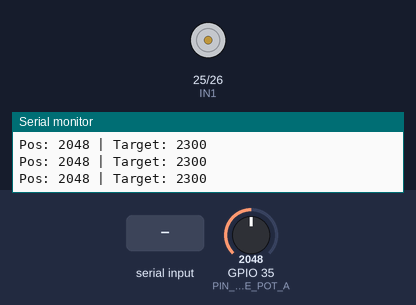
Recording of a sketch running on a simulated ESP32. Shown: motor-driver pin pairs drawn as motors (green arrow = first pin HIGH = forward, orange = second pin HIGH = backward, longer = more drive, scaled by the enable pin), the last lines printed to the serial monitor. The inputs (shaded band) are chosen by the test bench; at power-on: GPIO 35 (PIN_SLIDE_POT_A) = 2048.

Above: at 1.2 s.
1.3 s: "left\n" received over Serial
At 1.7 s:
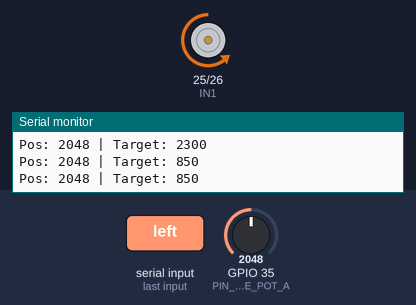
2.8 s: GPIO 35 (PIN_SLIDE_POT_A) set to 908
4.3 s: GPIO 35 (PIN_SLIDE_POT_A) set to 842
At 5.2 s:
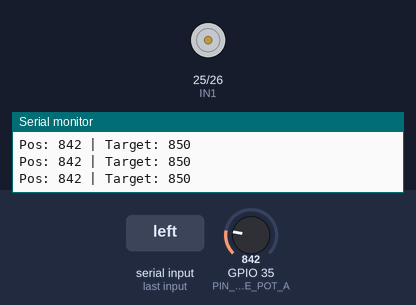
5.8 s: "right\n" received over Serial
At 6.9 s:
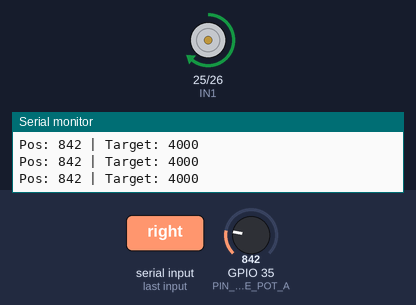
7.3 s: "stop\n" received over Serial
At 8.5 s:
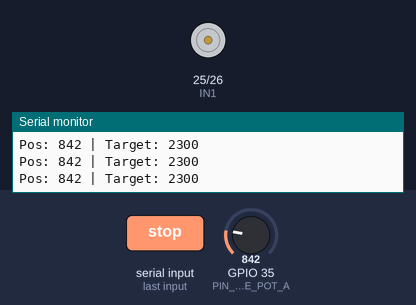
8.8 s: "straight\n" received over Serial
At 9.2 s:
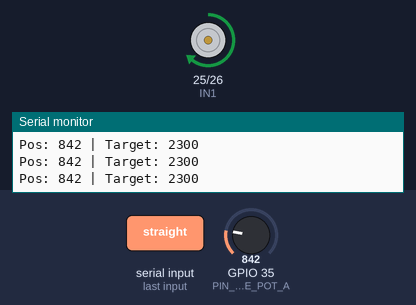
Timing chart, 0 to 11.3 s (numbered marks = the images above; inputs shaded):
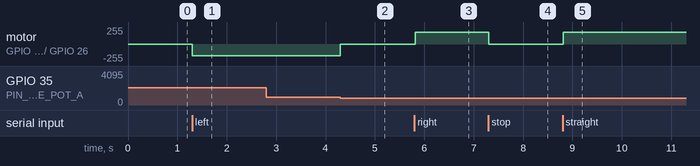

The sketch:

MakersActuatorRangeESP32.ino
```cpp
#define PIN_SLIDE_POT_A 35

// Targets
#define RIGHT_TARGET 4000
#define LEFT_TARGET 850
#define MID_TARGET 2300

// Limits
#define RIGHT_LIMIT 4094
#define LEFT_LIMIT 700

#define TOLERANCE 25

// Motor pins
const int IN1 = 25;
const int IN2 = 26;
const int ENA = 27;

// PWM (ESP32 core v3)
const int pwmFreq = 5000;
const int pwmResolution = 8;
const int motorSpeed = 180;

String command = "";

enum State {STOP, LEFT, RIGHT, STRAIGHT};
State currentState = STOP;

// --- Variable to track the last time we printed to the Serial monitor ---
unsigned long lastPrintTime = 0;

void setup() {
  Serial.begin(115200);

  pinMode(PIN_SLIDE_POT_A, INPUT);
  pinMode(IN1, OUTPUT);
  pinMode(IN2, OUTPUT);

  ledcAttach(ENA, pwmFreq, pwmResolution);
  ledcWrite(ENA, motorSpeed);

  stopMotor();

  Serial.println("Commands: left, right, straight, stop");
}

void loop() {
  int pos = analogRead(PIN_SLIDE_POT_A);

  // --- Serial ---
  if (Serial.available()) {
    command = Serial.readStringUntil('\n');
    command.trim();

    if (command == "left") currentState = LEFT;
    else if (command == "right") currentState = RIGHT;
    else if (command == "straight") currentState = STRAIGHT;
    else if (command == "stop") currentState = STOP;
  }

  // --- Choose target ---
  int target = MID_TARGET;

  if (currentState == LEFT) target = LEFT_TARGET;
  else if (currentState == RIGHT) target = RIGHT_TARGET;
  else if (currentState == STRAIGHT) target = MID_TARGET;

  // --- Non-Blocking Serial Print ---
  if (millis() - lastPrintTime >= 250) {
    Serial.print("Pos: ");
    Serial.print(pos);
    Serial.print(" | Target: ");
    Serial.println(target);

    lastPrintTime = millis();
  }

  // --- STOP OVERRIDE ---
  if (currentState == STOP) {
    stopMotor();
    delay(30);
    return;
  }

  // --- HARD SAFETY FIX ---
  // Default state allows movement in both directions
  bool allowMoveRight = true;
  bool allowMoveLeft = true;

  if (pos >= RIGHT_LIMIT) {
    allowMoveRight = false; // Block moving further right
  }

  if (pos <= LEFT_LIMIT) {
    allowMoveLeft = false;  // Block moving further left
  }

  // --- CONTROL ---
  // If current pos is smaller than target AND we aren't at the right limit
  if (pos < target - TOLERANCE && allowMoveRight) {
    moveRight();
  }
  // If current pos is larger than target AND we aren't at the left limit
  else if (pos > target + TOLERANCE && allowMoveLeft) {
    moveLeft();
  }
  else {
    stopMotor();
  }

  delay(30);
}

// --- Motor ---

// Move Right (Increases pos towards 4000)
void moveRight() {
  digitalWrite(IN1, HIGH);
  digitalWrite(IN2, LOW);
}

// Move Left (Decreases pos towards 750)
void moveLeft() {
  digitalWrite(IN1, LOW);
  digitalWrite(IN2, HIGH);
}

void stopMotor() {
  digitalWrite(IN1, LOW);
  digitalWrite(IN2, LOW);
}
```

Measured:
- the behaviour switches between 876 and 875 on GPIO 35 (PIN_SLIDE_POT_A) (found by bisection; images 1 and 2)
- after the input at 1.3 s, motor on GPIO 25 (IN1) / GPIO 26 (IN2): stopped → backward 179/255 at once
- after the input at 4.3 s, motor on GPIO 25 (IN1) / GPIO 26 (IN2): backward 179/255 → stopped at once
- after the input at 5.8 s, motor on GPIO 25 (IN1) / GPIO 26 (IN2): stopped → forward 179/255 at once
- after the input at 7.3 s, motor on GPIO 25 (IN1) / GPIO 26 (IN2): forward 179/255 → stopped at once
- after the input at 8.8 s, motor on GPIO 25 (IN1) / GPIO 26 (IN2): stopped → forward 179/255 at once
